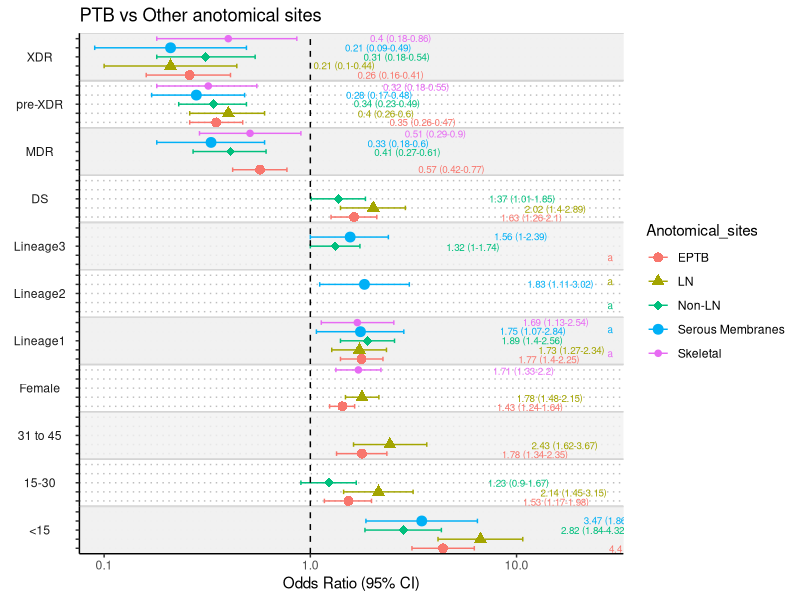

Generate this figure with R: (Note: this script raises an error after producing the figure.)
library(ggplot2)
library(dplyr)
library(tidyverse)

# Your data
x <- data.frame(
  variables=c("EPTB: <15","EPTB: 15-30","EPTB: 31 to 45","EPTB: 46-60","EPTB: >60","EPTB: Female","EPTB: Male",
              "EPTB: Lineage1", "EPTB: Lineage2", "EPTB: Lineage3", "EPTB: Lineage4","EPTB: DS",
              "EPTB: First line mono resistant", "EPTB: MDR", "EPTB: pre-XDR", "EPTB: XDR", "EPTB: Others",
              "LN: <15","LN: 15-30","LN: 31 to 45","LN: 46-60","LN: >60","LN: Female","LN: Male",
              "LN: Lineage1", "LN: Lineage2", "LN: Lineage3", "LN: Lineage4","LN: DS",
              "LN: First line mono resistant", "LN: MDR", "LN: pre-XDR", "LN: XDR", "LN: Others",
              "Non-LN: <15","Non-LN: 15-30","Non-LN: 31 to 45","Non-LN: 46-60","Non-LN: >60","Non-LN: Female",
              "Non-LN: Male", "Non-LN: Lineage1", "Non-LN: Lineage2", "Non-LN: Lineage3", "Non-LN: Lineage4",
              "Non-LN: DS", "Non-LN: First line mono resistant", "Non-LN: MDR", "Non-LN: pre-XDR",
              "Non-LN: XDR", "Non-LN: Others", "Serous Membranes: <15", "Serous Membranes: 15-30",
              "Serous Membranes: 31 to 45", "Serous Membranes: 46-60", "Serous Membranes: >60",
              "Serous Membranes: Female", "Serous Membranes: Male", "Serous Membranes: Lineage1",
              "Serous Membranes: Lineage2", "Serous Membranes: Lineage3", "Serous Membranes: Lineage4",
              "Serous Membranes: DS", "Serous Membranes: First line mono resistant", "Serous Membranes: MDR",
              "Serous Membranes: pre-XDR", "Serous Membranes: XDR", "Serous Membranes: Others",
              "Skeletal: <15","Skeletal: 15-30","Skeletal: 31 to 45","Skeletal: 46-60","Skeletal: >60",
              "Skeletal: Female", "Skeletal: Male", "Skeletal: Lineage1", "Skeletal: Lineage2",
              "Skeletal: Lineage3", "Skeletal: Lineage4","Skeletal: DS", "Skeletal: First line mono resistant",
              "Skeletal: MDR", "Skeletal: pre-XDR", "Skeletal: XDR", "Skeletal: Others"),
  OR=c(4.40,1.53,1.78,0,1,1.43,1,1.77,0,0,1,1.63,0,0.57,0.35,0.26,1,6.68,2.14,2.43,0,1,1.78,1,1.73,0,0,1,2.02,0,0,0.40,0.21,1,2.82,1.23,0,0,1,0,1,1.89,0,1.32,1,1.37,0,0.41,0.34,0.31,1,3.47,0,0,0,1,0,0,1.75,1.83,1.56,1,0,0,0.33,0.28,0.21,1,0,0,0,0,1,1.71,1,1.69,0,0,1,0,0,0.51,0.32,0.40,1),
  Lower=c(3.11,1.17,1.34,0,0,1.24,0,1.40,0,0,0,1.26,0,0.42,0.26,0.16,0,4.16,1.45,1.62,0,0,1.48,0,1.27,0,0,0,1.40,0,0,0.26,0.10,0,1.84,0.90,0,0,0,0,0,1.40,0,1,0,1.01,0,0.27,0.23,0.18,0,1.86,0,0,0,0,0,0,1.07,1.11,1,0,0,0,0.18,0.17,0.09,0,0,0,0,0,0,1.33,0,1.13,0,0,0,0,0,0.29,0.18,0.18,0),
  Upper=c(6.24,1.98,2.35,0,0,1.64,0,2.25,0,0,0,2.10,0,0.77,0.47,0.41,0,10.72,3.15,3.67,0,0,2.15,0,2.34,0,0,0,2.89,0,0,0.60,0.44,0,4.32,1.67,0,0,0,0,0,2.56,0,1.74,0,1.85,0,0.61,0.49,0.54,0,6.46,0,0,0,0,0,0,2.84,3.02,2.39,0,0,0,0.60,0.48,0.49,0,0,0,0,0,0,2.20,0,2.54,0,0,0,0,0,0.90,0.55,0.86,0),
  Anotomical_sites=rep(c("EPTB","LN","Non-LN","Serous Membranes","Skeletal"),each =17)
)

# Remove "EPTB","LN" ,"Serous Membrane"and "Skeletal" from variable names
x$variables <- gsub("EPTB: |LN: |Non |Serous Membranes: |Skeletal: ", "", x$variables)
x$variables <- gsub("|Non-", "", x$variables)

# Filter out rows with OR, Lower, or Upper equal to 0 for plotting but keep them for ordering
plot_data <- x %>%
  filter(OR != 0 & Lower != 0 & Upper != 0)

# Ensure the desired order
levels_order <- c("Others", "XDR", "pre-XDR", "MDR", "First line mono resistant", "DS", "Lineage4", "Lineage3", "Lineage2", "Lineage1", "Male", "Female", ">60", "46-60", "31 to 45", "15-30", "<15")
plot_data$variables <- factor(plot_data$variables, levels = levels_order)

# Define shapes and colors for different categories
shape_map <- c("EPTB" = 16, "LN" = 17, "Non-LN" = 18, "Serous Membranes" = 19, "Skeletal" = 20)
color_map <- c("EPTB" = "purple", "LN" = "blue", "Non-LN" = "orange", "Serous Membranes" = "red", "Skeletal" = "green")

# Prepare labels for OR (Lower-Upper)
plot_data$label <- paste0(round(plot_data$OR, 2), " (", round(plot_data$Lower, 2), "-", round(plot_data$Upper, 2), ")")

# Replace values >100 with NA
plot_data <- plot_data %>%
  mutate(Upper = replace(Upper, abs(Upper) > 100, NA),
         Lower = replace(Lower, abs(Lower) > 100, NA),
         OR = replace(OR, abs(OR) > 100, NA),
         variables = factor(variables, levels = levels_order))

# Create the plot
ggplot(plot_data, aes(x = OR, y = Anotomical_sites,color = Anotomical_sites)) +
  geom_rect(aes(xmin = 0.001, xmax = 1000, ymin = -Inf, ymax = Inf, fill = variables),color='#D3D3D3') +
  geom_errorbarh(aes(xmin = Lower, xmax = Upper), height = 0.5) +
  geom_text(aes(label = label), hjust = -2.4, vjust = 0.5, size = 2.5,  position = position_jitter(width = 0.1, height = 0.1))+
  geom_point(aes(colour = Anotomical_sites, shape = Anotomical_sites), size = 3) +
  geom_vline(aes(xintercept = 1), linetype = 2) +
  scale_shape_manual(values = shape_map) +
  scale_fill_manual(values = rep(c("#ffffff00", "#f0f0f090"), 9)[-1], guide = "none") +
  scale_x_log10() +
  coord_cartesian(xlim = c(0.1, 25)) +
  
  facet_grid(variables ~ ., switch = "y") +
  theme_bw() +
  theme(panel.spacing.y = unit(0, "points"),
        panel.border = element_blank(),
        axis.text.y = element_blank(),
        #axis.ticks.length.y = unit(0, "points"),
        strip.text.y.left = element_text(angle = 0),
        strip.background.y = element_blank(),
        strip.placement = "outside",
        axis.line = element_line(),
        legend.position = "right",
        panel.grid.major = element_blank(),
        panel.grid.major.y = element_line(color = "grey", linetype = "dotted"),
        panel.grid.minor = element_blank(),
        panel.background = element_blank()) +
  labs(x = "Odds Ratio (95% CI)", y = NULL, title = "PTB vs Other anotomical sites")
  
ggsave(forest_plot,
       filename = "Odds_ratio.png",
       device = "png",
       width = 25,height = 15, units = "in")
